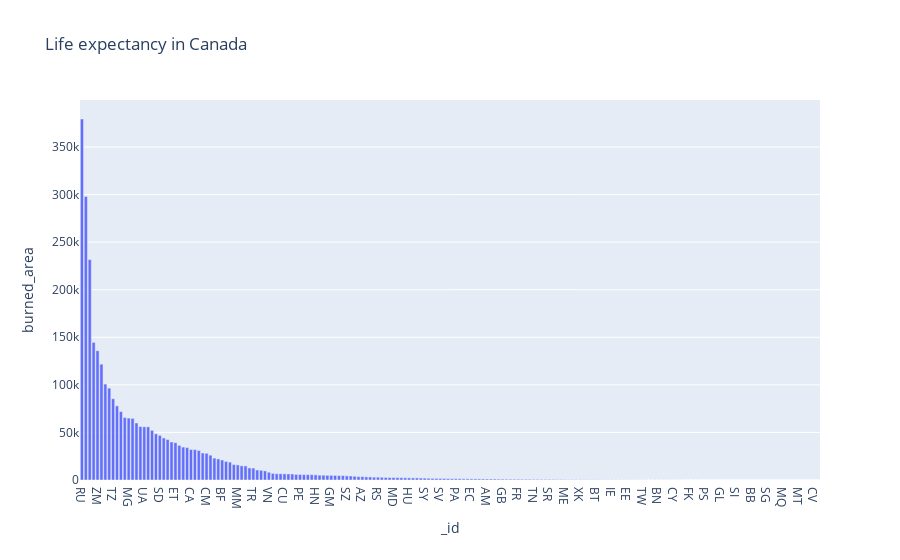

The code cell stored with this chart in its notebook:
### Code cell
fig = px.bar(df_date, x="_id", y="burned_area", title='Life expectancy in Canada')
fig.show()

### Figure 1 — Plotly figure (JSON) as saved in the notebook; plotly's stock layout.template omitted (floating-point values rounded to 4 significant figures; data arrays with more than 128 entries replaced by an {"elided": "..."} marker saying what was removed)
{"data": [{"alignmentgroup": "True", "hovertemplate": "_id=%{x}<br>burned_area=%{y}<extra></extra>", "legendgroup": "", "marker": {"color": "#636efa", "pattern": {"shape": ""}}, "name": "", "offsetgroup": "", "orientation": "v", "showlegend": false, "textposition": "auto", "type": "bar", "x": {"elided": "190 str values"}, "xaxis": "x", "y": {"elided": "190 int values"}, "yaxis": "y"}], "layout": {"barmode": "relative", "legend": {"tracegroupgap": 0}, "title": {"text": "Life expectancy in Canada"}, "xaxis": {"anchor": "y", "domain": [0, 1], "title": {"text": "_id"}}, "yaxis": {"anchor": "x", "domain": [0, 1], "title": {"text": "burned_area"}}}}
